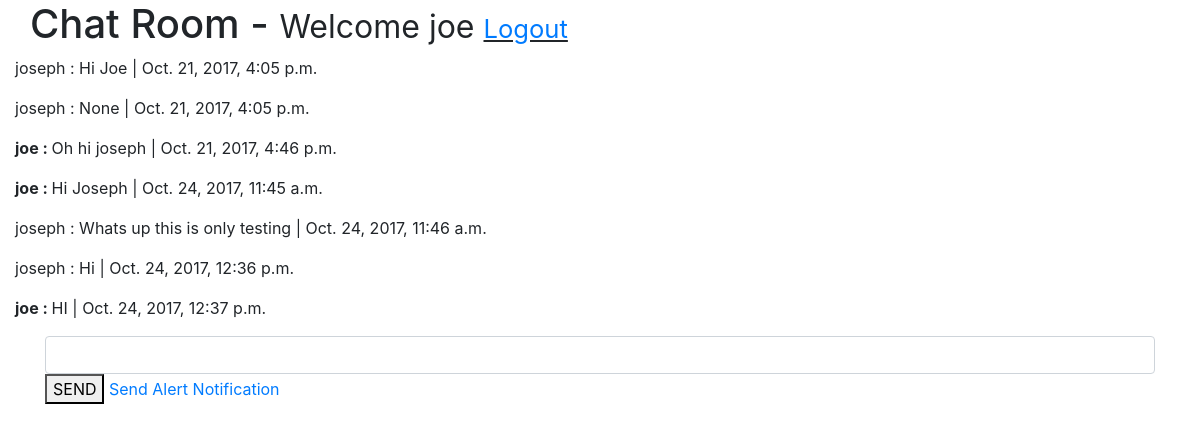
The app's page / (signed in) with its own data.
### example/models.py (models this page shows, shortened)
class ChatLog(models.Model):
	session_id = models.ForeignKey('ChatSession', on_delete=models.CASCADE, blank=False, default=0)
	messages = models.CharField(max_length=1000, null=True, blank=False)
	date = models.DateTimeField(auto_now=True, blank=True)
	sender_id = models.ForeignKey(User, on_delete=models.CASCADE ,related_name='sender_id', blank=False, default=0)
	receiver_id = models.ForeignKey(User, on_delete=models.CASCADE, related_name='receiver_id', blank=False, default=0)

### example/views.py (the view)
# urls.py: 2. Add a URL to urlpatterns:  url(r'^$', views.home, name='home')
@login_required(login_url='/accounts/login/')
def home(request):
	users = User.objects.exclude(id=request.user.id)
	channel = ChatSession.objects.get(id = 1) #CHANGE WITH PARAMETER GET Using token!!
	logs = ChatLog.objects.filter(session_id = channel.id).select_related()
	return render(request, 'home.html',{'users': users, 'username' : request.user.username, 'user_id': request.user.id, 'logs' : logs, 'channel_name': channel.channel_name})

### templates/home.html (shortened to what this page needs)
<!DOCTYPE html>
<html>
<head>
	{% load staticfiles %}
	<link rel="stylesheet" type="text/css" href="{% static 'example/css/bootstrap.min.css' %}">
</head>
<body>
	<div class="container">
		<section class="heading">
			<div class="row">
				<h1> Chat Room - <small>Welcome {{user.username}} <small><u><a href="/accounts/logout">Logout</a></u></small></small></h1>
			</div>
		</section>
		<section class="chat-log">
			<div class="row">
				<div class="chat">
					{% for log in logs %}
						<div class="row message-bubble">
							{% ifnotequal log.sender_id|stringformat:"s" user.username %}
								<p>{{log.sender_id}} : {{log.messages}} | {{log.date}}</p>
							{% else %}
								<p><b>{{log.sender_id}} : </b>{{log.messages}} | {{log.date}}</p>
							{% endifnotequal%}
						</div>
					{%endfor%}
				</div>
			</div>
		</section>
		<section class="chat-form">
			<div class="row">
				{%for user in users%}
				<div class="col-md-12">
					<form action="" method="POST">
						<div class="form-group">
							<input type="text" name="msg" id="msg" class="form-control">
							<button type="submit" name="submit" id="submit">SEND</button>
							<a href="/alert/?user={{user.id}}&username={{user.username}}&user_id_sender={{user_id}}&username_sender={{username}}"> Send Alert Notification</a>
						</div>
					</form>
				</div>
				{%empty%}
					<b>No users found</b>
				{%endfor%}
			</div>
		</section>
	</div>
</body>
</html>

### records on screen
ChatLog: sender_id "joseph", messages "Hi Joe", date "Oct. 21, 2017, 4:05 p.m."
ChatLog: sender_id "joseph", messages "None", date "Oct. 21, 2017, 4:05 p.m."
ChatLog: sender_id "joe", messages "Oh hi joseph", date "Oct. 21, 2017, 4:46 p.m."
ChatLog: sender_id "joe", messages "Hi Joseph", date "Oct. 24, 2017, 11:45 a.m."
ChatLog: sender_id "joseph", messages "Whats up this is only testing", date "Oct. 24, 2017, 11:46 a.m."
ChatLog: sender_id "joseph", messages "Hi", date "Oct. 24, 2017, 12:36 p.m."
ChatLog: sender_id "joe", messages "HI", date "Oct. 24, 2017, 12:37 p.m."

### other values on screen
{{ user.username }} "joe"
